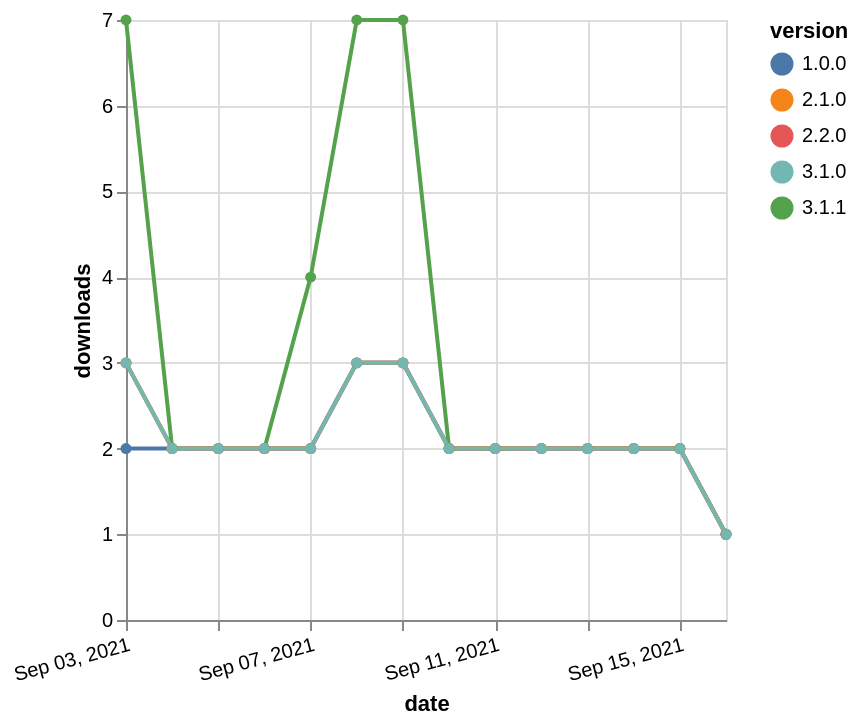

Vega-Lite specification for this chart:
### Vega-Lite specification from a JSON file in a GitHub repository (floating-point values rounded to 4 significant figures)
{"$schema": "https://vega.github.io/schema/vega-lite/v5.json", "description": "A simple bar chart with embedded data.", "data": {"values": [{"date": "2021-09-03", "total": 284, "delta": 7, "version": "3.1.1"}, {"date": "2021-09-04", "total": 286, "delta": 2, "version": "3.1.1"}, {"date": "2021-09-05", "total": 288, "delta": 2, "version": "3.1.1"}, {"date": "2021-09-06", "total": 290, "delta": 2, "version": "3.1.1"}, {"date": "2021-09-07", "total": 294, "delta": 4, "version": "3.1.1"}, {"date": "2021-09-08", "total": 301, "delta": 7, "version": "3.1.1"}, {"date": "2021-09-09", "total": 308, "delta": 7, "version": "3.1.1"}, {"date": "2021-09-10", "total": 310, "delta": 2, "version": "3.1.1"}, {"date": "2021-09-11", "total": 312, "delta": 2, "version": "3.1.1"}, {"date": "2021-09-12", "total": 314, "delta": 2, "version": "3.1.1"}, {"date": "2021-09-13", "total": 316, "delta": 2, "version": "3.1.1"}, {"date": "2021-09-14", "total": 318, "delta": 2, "version": "3.1.1"}, {"date": "2021-09-15", "total": 320, "delta": 2, "version": "3.1.1"}, {"date": "2021-09-16", "total": 321, "delta": 1, "version": "3.1.1"}, {"date": "2021-09-03", "total": 275, "delta": 2, "version": "1.0.0"}, {"date": "2021-09-04", "total": 277, "delta": 2, "version": "1.0.0"}, {"date": "2021-09-05", "total": 279, "delta": 2, "version": "1.0.0"}, {"date": "2021-09-06", "total": 281, "delta": 2, "version": "1.0.0"}, {"date": "2021-09-07", "total": 283, "delta": 2, "version": "1.0.0"}, {"date": "2021-09-08", "total": 286, "delta": 3, "version": "1.0.0"}, {"date": "2021-09-09", "total": 289, "delta": 3, "version": "1.0.0"}, {"date": "2021-09-10", "total": 291, "delta": 2, "version": "1.0.0"}, {"date": "2021-09-11", "total": 293, "delta": 2, "version": "1.0.0"}, {"date": "2021-09-12", "total": 295, "delta": 2, "version": "1.0.0"}, {"date": "2021-09-13", "total": 297, "delta": 2, "version": "1.0.0"}, {"date": "2021-09-14", "total": 299, "delta": 2, "version": "1.0.0"}, {"date": "2021-09-15", "total": 301, "delta": 2, "version": "1.0.0"}, {"date": "2021-09-16", "total": 302, "delta": 1, "version": "1.0.0"}, {"date": "2021-09-03", "total": 258, "delta": 3, "version": "2.2.0"}, {"date": "2021-09-04", "total": 260, "delta": 2, "version": "2.2.0"}, {"date": "2021-09-05", "total": 262, "delta": 2, "version": "2.2.0"}, {"date": "2021-09-06", "total": 264, "delta": 2, "version": "2.2.0"}, {"date": "2021-09-07", "total": 266, "delta": 2, "version": "2.2.0"}, {"date": "2021-09-08", "total": 269, "delta": 3, "version": "2.2.0"}, {"date": "2021-09-09", "total": 272, "delta": 3, "version": "2.2.0"}, {"date": "2021-09-10", "total": 274, "delta": 2, "version": "2.2.0"}, {"date": "2021-09-11", "total": 276, "delta": 2, "version": "2.2.0"}, {"date": "2021-09-12", "total": 278, "delta": 2, "version": "2.2.0"}, {"date": "2021-09-13", "total": 280, "delta": 2, "version": "2.2.0"}, {"date": "2021-09-14", "total": 282, "delta": 2, "version": "2.2.0"}, {"date": "2021-09-15", "total": 284, "delta": 2, "version": "2.2.0"}, {"date": "2021-09-16", "total": 285, "delta": 1, "version": "2.2.0"}, {"date": "2021-09-03", "total": 261, "delta": 3, "version": "2.1.0"}, {"date": "2021-09-04", "total": 263, "delta": 2, "version": "2.1.0"}, {"date": "2021-09-05", "total": 265, "delta": 2, "version": "2.1.0"}, {"date": "2021-09-06", "total": 267, "delta": 2, "version": "2.1.0"}, {"date": "2021-09-07", "total": 269, "delta": 2, "version": "2.1.0"}, {"date": "2021-09-08", "total": 272, "delta": 3, "version": "2.1.0"}, {"date": "2021-09-09", "total": 275, "delta": 3, "version": "2.1.0"}, {"date": "2021-09-10", "total": 277, "delta": 2, "version": "2.1.0"}, {"date": "2021-09-11", "total": 279, "delta": 2, "version": "2.1.0"}, {"date": "2021-09-12", "total": 281, "delta": 2, "version": "2.1.0"}, {"date": "2021-09-13", "total": 283, "delta": 2, "version": "2.1.0"}, {"date": "2021-09-14", "total": 285, "delta": 2, "version": "2.1.0"}, {"date": "2021-09-15", "total": 287, "delta": 2, "version": "2.1.0"}, {"date": "2021-09-16", "total": 288, "delta": 1, "version": "2.1.0"}, {"date": "2021-09-03", "total": 184, "delta": 3, "version": "3.1.0"}, {"date": "2021-09-04", "total": 186, "delta": 2, "version": "3.1.0"}, {"date": "2021-09-05", "total": 188, "delta": 2, "version": "3.1.0"}, {"date": "2021-09-06", "total": 190, "delta": 2, "version": "3.1.0"}, {"date": "2021-09-07", "total": 192, "delta": 2, "version": "3.1.0"}, {"date": "2021-09-08", "total": 195, "delta": 3, "version": "3.1.0"}, {"date": "2021-09-09", "total": 198, "delta": 3, "version": "3.1.0"}, {"date": "2021-09-10", "total": 200, "delta": 2, "version": "3.1.0"}, {"date": "2021-09-11", "total": 202, "delta": 2, "version": "3.1.0"}, {"date": "2021-09-12", "total": 204, "delta": 2, "version": "3.1.0"}, {"date": "2021-09-13", "total": 206, "delta": 2, "version": "3.1.0"}, {"date": "2021-09-14", "total": 208, "delta": 2, "version": "3.1.0"}, {"date": "2021-09-15", "total": 210, "delta": 2, "version": "3.1.0"}, {"date": "2021-09-16", "total": 211, "delta": 1, "version": "3.1.0"}]}, "width": "container", "mark": {"type": "line", "point": {"filled": true}}, "encoding": {"x": {"field": "date", "type": "temporal", "timeUnit": "yearmonthdate", "title": "date", "axis": {"labelAngle": -15}}, "y": {"field": "delta", "type": "quantitative", "title": "downloads"}, "color": {"field": "version", "type": "nominal"}, "tooltip": {"field": "delta"}}}
